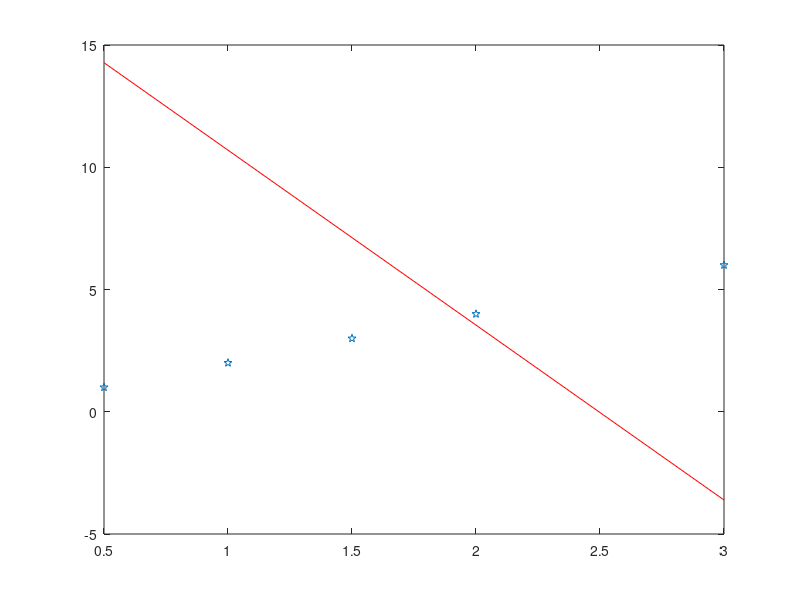

Source code (MATLAB):
format long;
%X = [1 0.001705611;1 0.001691189;1 0.001677008;1 0.001663063;1 0.001649349;1 0.001635858;1 0.001622586]
%y = [10.10770301;10.27726232;10.45728766;10.64216024;10.83818786;11.03265181;11.21712622]
x=[0.5;1;1.5;2;3]
y=[1;2;3;4;6]


a = 0.03
t=[100;20];

X=[max(ones(size(x,1)))',x]
for i=0:50
    h=X*t;
    j = (1/size(y,2)).*[sum((h-y).*X(:,1)); sum((h-y)'*X(:,2))]
    t -= a.*j;

    x1=[min(x);max(x)];
    y1=x1.*t(2,:)+t(1,:);
    plot(x1,y1,'r')
    hold on
    plot(X(:,2),y,'p')
    hold off
    pause(0.2)
end;
    j = sum((h-y).*(h-y),1)
    t

